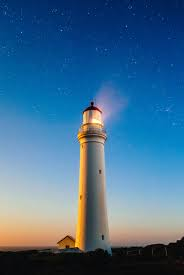
#> input picture light.jpg, 184 x 275 px
$ jupyter execute Untitled10.ipynb
#> lines starting #> are read from the running program, lines starting #| are printed output that depends on the picture; after the words box and inside, x2 and y2 are one past the last pixel; in counts of white or black regions, pixels touching at a corner belong together
[cell 1]
import cv2
import matplotlib.pyplot as plt

[cell 2]
BGR_image=cv2.imread('light.jpg')
#> BGR_image is the input picture: shape (275, 184, 3); mean B, G, R 142.3, 108.8, 66.2
gray=cv2.cvtColor(BGR_image,cv2.COLOR_BGR2GRAY)
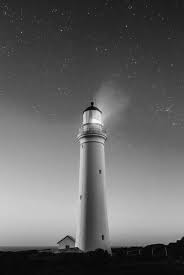
#> gray: shape (275, 184); min 0, max 248, mean 99.8
plt.imshow(gray)

[cell 3]
ret,thresh1=cv2.threshold(gray,100,255,cv2.THRESH_BINARY )
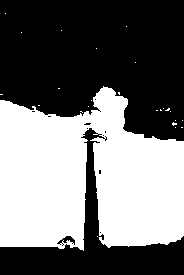
#> thresh1: shape (275, 184); 44.5% white; 25 white regions (24 under 20 px), largest, box (x1, y1, x2, y2) and area: (0, 86, 184, 251) 22468
ret,thresh2=cv2.threshold(gray,100,255,cv2.THRESH_BINARY_INV)
ret,thresh3=cv2.threshold(gray,100,255,cv2.THRESH_TRUNC)
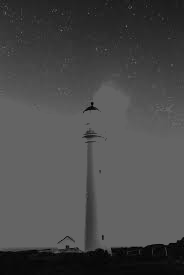
#> thresh3: shape (275, 184); min 0, max 100, mean 74.8
ret,thresh4=cv2.threshold(gray,100,255,cv2.THRESH_TOZERO)
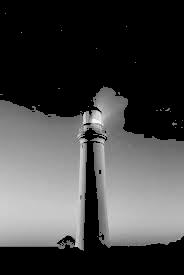
#> thresh4: shape (275, 184); min 0, max 248, mean 69.6
ret,thresh5=cv2.threshold(gray,100,255,cv2.THRESH_TOZERO_INV)
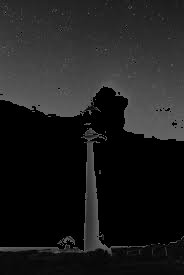
#> thresh5: shape (275, 184); min 0, max 100, mean 30.2

[cell 4]
th1=cv2.adaptiveThreshold(gray,255,cv2.ADAPTIVE_THRESH_MEAN_C,cv2.THRESH_BINARY,11,2)
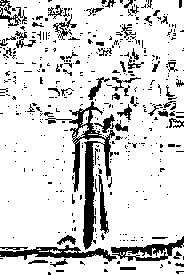
#> th1: shape (275, 184); 84% white; 445 black regions (383 under 20 px), largest, box (x1, y1, x2, y2) and area: (45, 101, 115, 250) 2000, (0, 245, 117, 262) 784, (111, 236, 184, 261) 683
th2=cv2.adaptiveThreshold(gray,255,cv2.ADAPTIVE_THRESH_GAUSSIAN_C,cv2.THRESH_BINARY,11,2)
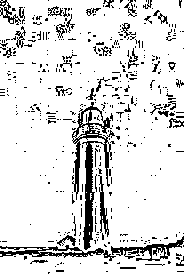
#> th2: shape (275, 184); 87.2% white; black in thin lines or dots

[cell 5]
ret,th7=cv2.threshold(gray,0,255,cv2.THRESH_BINARY+cv2.THRESH_OTSU)
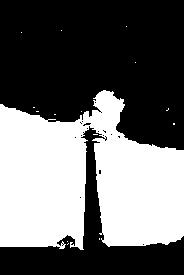
#> th7: shape (275, 184); 41.5% white; 15 white regions (14 under 20 px), largest, box (x1, y1, x2, y2) and area: (0, 90, 184, 250) 20985
#> ret = 108
